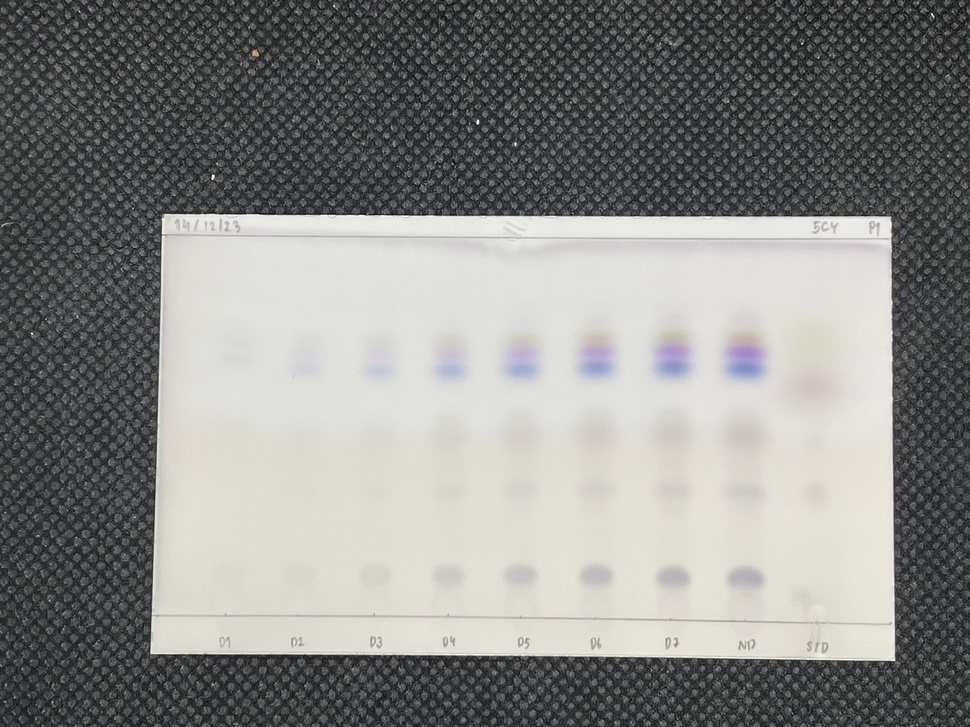
#> input picture data/ingredients/5CY-P1.jpg, 970 x 727 px, shrunk from 1479 x 1109 before the run
$ python -i crop_plate.py   (imports and definitions only)
#> lines starting #> are read from the running program, lines starting #| are printed output that depends on the picture; after the words box and inside, x2 and y2 are one past the last pixel; in counts of white or black regions, pixels touching at a corner belong together
"""
This module contains functions to process TLC paper images by removing the background,
cropping to the region of interest, and applying a perspective transform.
It uses OpenCV for image processing tasks.
"""

from typing import Tuple
import numpy as np
import cv2

def crop_plate(image: np.ndarray, crop: bool = True, transform: bool = True) -> np.ndarray:
    """
    Processes a TLC paper image by removing background and optionally cropping and applying perspective transform.

    Args:
        image (np.ndarray): Input BGR image of the TLC paper.
        crop (bool, optional): Whether to crop the image to the region of interest. Defaults to True.
        transform (bool, optional): Whether to apply a perspective transform. Defaults to True.

    Returns:
        np.ndarray: An image after processing steps (background removed, optionally cropped and transformed).
    """
    result, contour = _remove_background(image)
    if crop:
        result = _crop_to_roi(result, contour)
    if transform:
        result = _apply_perspective_transform(result)
    return result

def _remove_background(image: np.ndarray) -> Tuple[np.ndarray, np.ndarray]:
    """
    Removes the background from the TLC paper image by finding and masking the largest contour.

    Args:
        image (np.ndarray): Input BGR image.

    Returns:
        tuple[np.ndarray, np.ndarray]: A tuple (cleaned_image, contour), where cleaned_image is the masked result,
        and contour is the largest contour found, or None if none are found.
    """
    max_contour = _find_max_contour(image)
    if max_contour is None:
        return image, None
    mask = np.zeros_like(image)
    cv2.drawContours(mask, [max_contour], -1, (255, 255, 255), thickness=cv2.FILLED)
    return cv2.bitwise_and(image, mask), max_contour

def _crop_to_roi(image: np.ndarray, contour: np.ndarray) -> np.ndarray:
    """
    Crops the image to the bounding rectangle of the given contour.

    Args:
        image (np.ndarray): Input BGR image.
        contour (np.ndarray): Contour defining the region of interest.

    Returns:
        np.ndarray: Cropped image if contour is valid; otherwise the original image.
    """
    if contour is None:
        return image
    x, y, w, h = cv2.boundingRect(contour)
    return image[y:y+h, x:x+w]

def _apply_perspective_transform(image: np.ndarray) -> np.ndarray:
    """
    Applies a perspective transform using the largest contour as a reference.

    Args:
        image (np.ndarray): Input BGR image.

    Returns:
        np.ndarray: Warped image after perspective transformation.
    """
    def _order_points(pts: np.ndarray) -> np.ndarray:
        """
        Orders the points of a contour into a consistent top-left, top-right, bottom-right, bottom-left format.

        Args:
            pts (np.ndarray): Array of points from a contour.

        Returns:
            np.ndarray: A 4x2 array of points in the order (top-left, top-right, bottom-right, bottom-left).
        """
        pts = pts.reshape(pts.shape[0], 2)
        rect = np.zeros((4, 2), dtype="float32")
        sum_coord = pts.sum(axis=1)
        rect[0] = pts[np.argmin(sum_coord)]
        rect[2] = pts[np.argmax(sum_coord)]
        diff_coord = np.diff(pts, axis=1)
        rect[1] = pts[np.argmin(diff_coord)]
        rect[3] = pts[np.argmax(diff_coord)]
        return rect

    max_contour = _find_max_contour(image)
    if max_contour is None:
        return image
    rect = top_left, top_right, bottom_right, bottom_left = _order_points(max_contour)
    width_a = np.sqrt(((bottom_right[0] - bottom_left[0]) ** 2) + ((bottom_right[1] - bottom_left[1]) ** 2))
    width_b = np.sqrt(((top_right[0] - top_left[0]) ** 2) + ((top_right[1] - top_left[1]) ** 2))
    max_width = max(int(width_a), int(width_b))

    height_a = np.sqrt(((top_right[0] - bottom_right[0]) ** 2) + ((top_right[1] - bottom_right[1]) ** 2))
    height_b = np.sqrt(((top_left[0] - bottom_left[0]) ** 2) + ((top_left[1] - bottom_left[1]) ** 2))
    max_height = max(int(height_a), int(height_b))

    dst = np.array([
        [0, 0],
        [max_width - 1, 0],
        [max_width - 1, max_height - 1],
        [0, max_height - 1]
    ], dtype="float32")

    matrix = cv2.getPerspectiveTransform(rect, dst)
    warped = cv2.warpPerspective(image, matrix, (max_width, max_height))
    return warped

def _find_max_contour(image: np.ndarray) -> np.ndarray:
    """
    Finds the largest contour in an image by area.

    Args:
        image (np.ndarray): Input BGR image.

    Returns:
        np.ndarray: The largest contour found, or None if no contours are detected.
    """
    gray = cv2.cvtColor(image, cv2.COLOR_BGR2GRAY)
    blurred = cv2.GaussianBlur(gray, (5, 5), 0)
    thresh_img = cv2.threshold(blurred, 0, 255, cv2.THRESH_BINARY + cv2.THRESH_OTSU)[1]
    contours = cv2.findContours(thresh_img, cv2.RETR_EXTERNAL, cv2.CHAIN_APPROX_SIMPLE)[-2]
    return max(contours, key=cv2.contourArea) if contours else None

>>> import cv2
>>> picture = cv2.imread('../../../data/ingredients/5CY-P1.jpg')
#> picture is the input picture: shape (727, 970, 3); mean B, G, R 134.2, 136.7, 136.7
>>> result = crop_plate(picture)
#> in _find_max_contour, `thresh_img = cv2.threshold(blurred, 0, 255, cv2.THRESH_BINARY + cv2.TH..`:
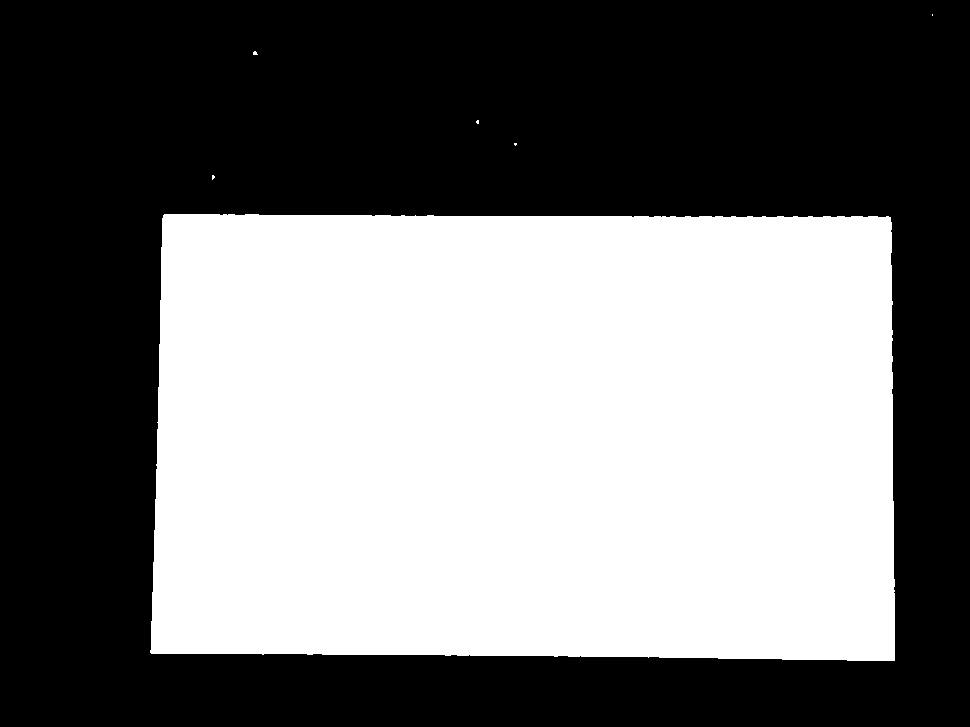
#> thresh_img: shape (727, 970); 46% white; 6 white regions (5 under 20 px)
#> in _find_max_contour, `contours = cv2.findContours(thresh_img, cv2.RETR_EXTERNAL, cv2.CHAIN_A..`: contours = 6 contours, 5 with area under 20; largest, box (x1, y1, x2, y2) and area: (150, 214, 895, 661) 323400
#> in _remove_background, `max_contour = _find_max_contour(image)`: max_contour = contour of 224 points, box (x1, y1, x2, y2) (150, 214, 895, 661), area 323400
#> in crop_plate, `result, contour = _remove_background(image)`:
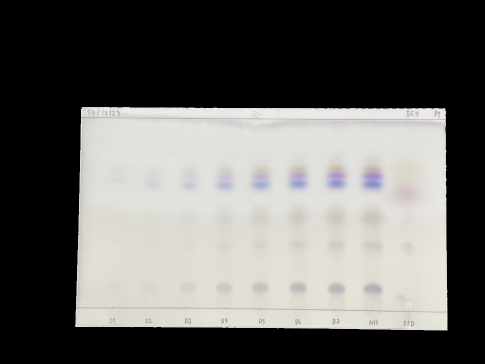
#> result: shape (727, 970, 3) (shown at 1/2 size); mean B, G, R 98.2, 101, 101.8
#> in crop_plate, `result, contour = _remove_background(image)`: contour has the same summary as max_contour in _remove_background
#> in _crop_to_roi, `x, y, w, h = cv2.boundingRect(contour)`: x = 150; y = 214; w = 745; h = 447
#> in _crop_to_roi, `return image[y:y+h, x:x+w]`:
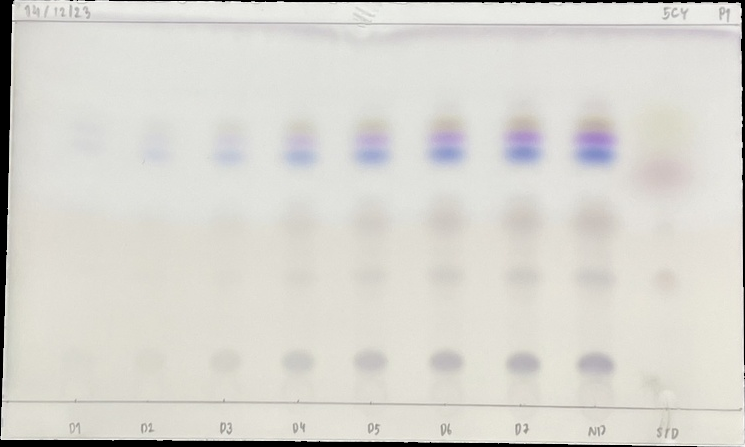
#> returned value: shape (447, 745, 3); mean of channels 0, 1, 2 207.9, 214, 215.6; drawn as B, G, R
#> in _find_max_contour (call 2), `blurred = cv2.GaussianBlur(gray, (5, 5), 0)`:
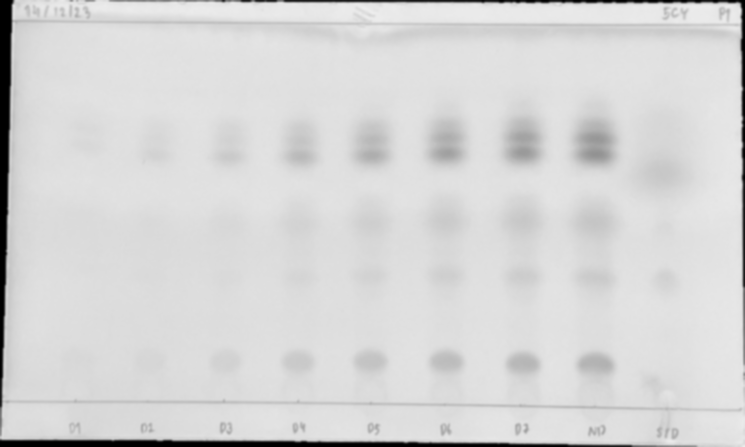
#> blurred: shape (447, 745); min 0, max 237, mean 213.9
#> in _find_max_contour (call 2), `thresh_img = cv2.threshold(blurred, 0, 255, cv2.THRESH_BINARY + cv2.TH..`:
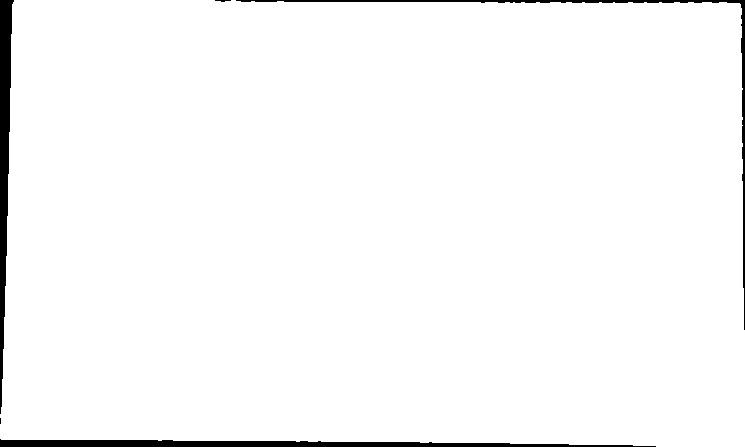
#> thresh_img: shape (447, 745); 97.5% white; 5 black regions (1 under 20 px)
#> in _find_max_contour (call 2), `contours = cv2.findContours(thresh_img, cv2.RETR_EXTERNAL, cv2.CHAIN_A..`: contours = 1 contour; box (x1, y1, x2, y2) and area: (0, 0, 745, 447) 323523
#> in _apply_perspective_transform, `max_contour = _find_max_contour(image)`: max_contour = contour of 197 points, box (x1, y1, x2, y2) (0, 0, 745, 447), area 323523
#> in _order_points, `pts = pts.reshape(pts.shape[0], 2)`: pts = 197 pairs, first value 0 to 744, second value 0 to 446
#> in _order_points, `sum_coord = pts.sum(axis=1)`: sum_coord = 197 values, max 1190 at index 65, min 14 at index 0, mean 590.7
#> in _order_points, `diff_coord = np.diff(pts, axis=1)`: diff_coord = 197 values, max 438 at index 33, min -736 at index 105, mean -317.1
#> in _apply_perspective_transform, `rect = top_left, top_right, bottom_right, bottom_left = _order_points(..`: rect = [[14, 0], [740, 4], [744, 446], [0, 438]]; top_left = [14, 0]; top_right = [740, 4]; bottom_right = [744, 446]; bottom_left = [0, 438]
#> in _apply_perspective_transform, `width_a = np.sqrt(((bottom_right[0] - bottom_left[0]) ** 2) + ((bottom..`: width_a = 744
#> in _apply_perspective_transform, `width_b = np.sqrt(((top_right[0] - top_left[0]) ** 2) + ((top_right[1]..`: width_b = 726
#> in _apply_perspective_transform, `max_width = max(int(width_a), int(width_b))`: max_width = 744
#> in _apply_perspective_transform, `height_a = np.sqrt(((top_right[0] - bottom_right[0]) ** 2) + ((top_rig..`: height_a = 442
#> in _apply_perspective_transform, `height_b = np.sqrt(((top_left[0] - bottom_left[0]) ** 2) + ((top_left[..`: height_b = 438.2
#> in _apply_perspective_transform, `max_height = max(int(height_a), int(height_b))`: max_height = 442
#> in _apply_perspective_transform, `dst = np.array([ [0, 0], [max_width - 1, 0], [max_width - 1, max_heigh..`: dst = [[0, 0], [743, 0], [743, 441], [0, 441]]
#> in _apply_perspective_transform, `matrix = cv2.getPerspectiveTransform(rect, dst)`: matrix = [[1.03, 0.033, -14.45], [-0.00568, 1.03, 0.0796], [1.17e-05, 5.69e-05, 1]]
#> in _apply_perspective_transform, `warped = cv2.warpPerspective(image, matrix, (max_width, max_height))`:
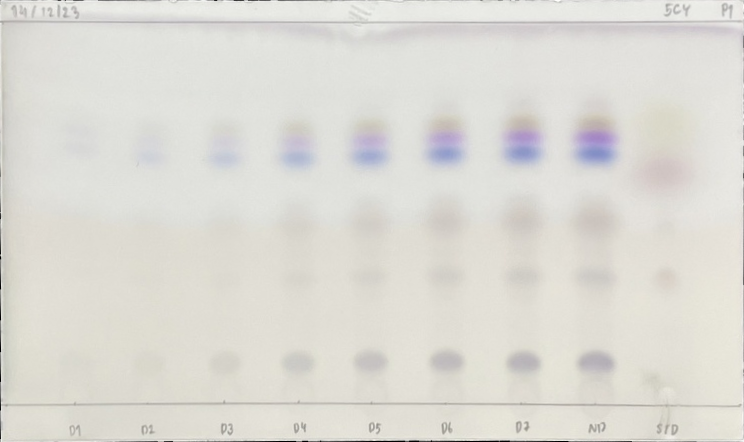
#> warped: shape (442, 744, 3); mean B, G, R 213.1, 219.2, 220.9

$ run again, on data/ingredients/5CY-P2.jpg
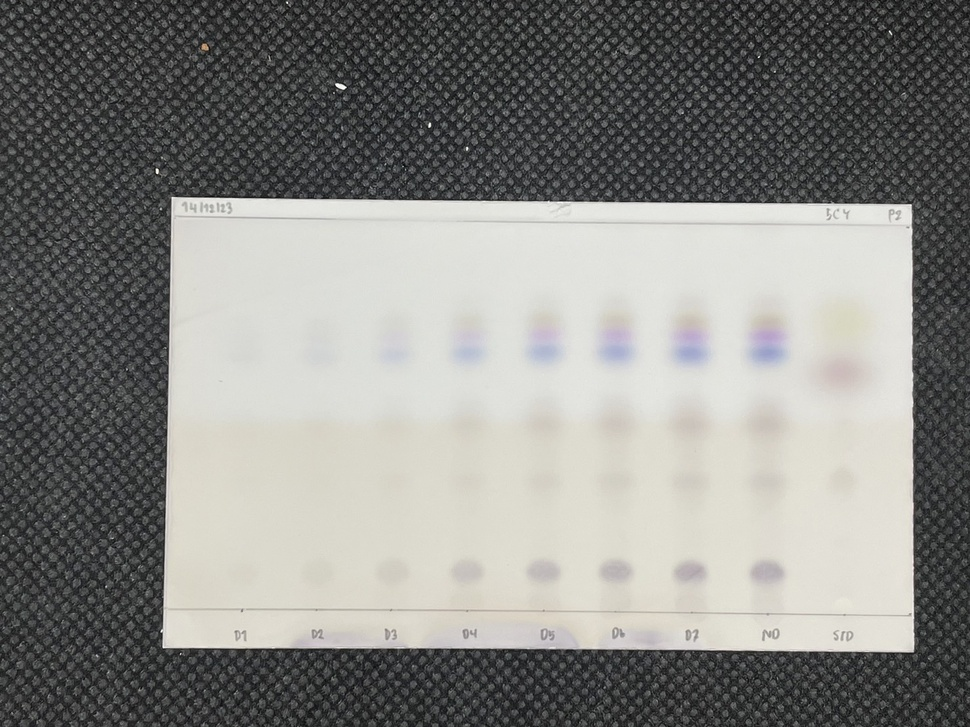
#> input picture data/ingredients/5CY-P2.jpg, 970 x 727 px, shrunk from 1479 x 1109 before the run
#> picture is the input picture: shape (727, 970, 3); mean B, G, R 131.8, 135.3, 135.4
#> in _find_max_contour, `thresh_img = cv2.threshold(blurred, 0, 255, cv2.THRESH_BINARY + cv2.TH..`:
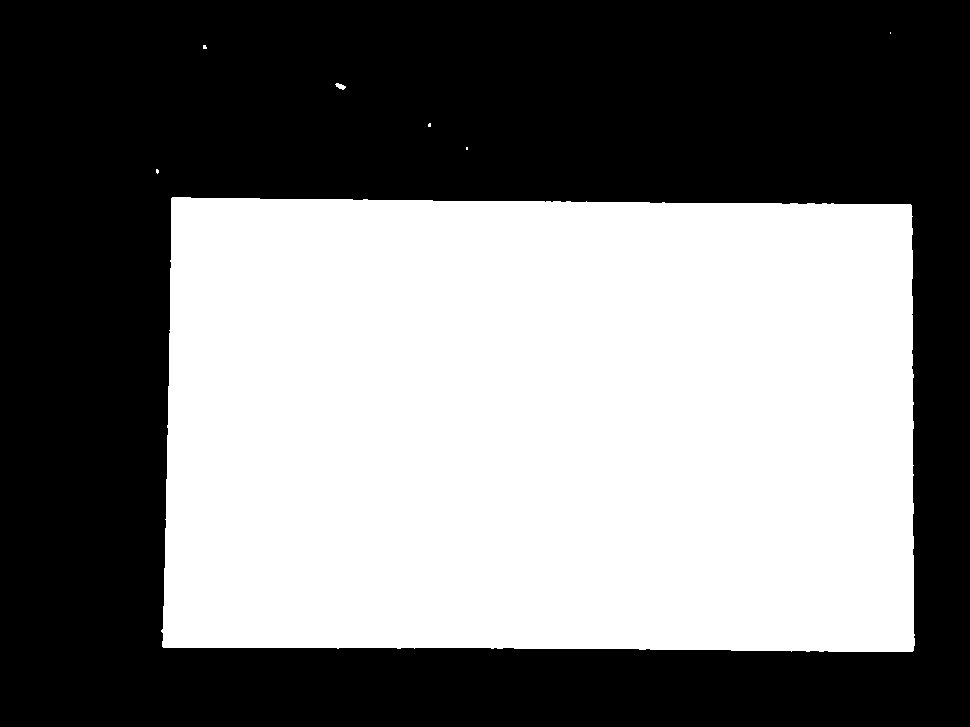
#> thresh_img: shape (727, 970); 47.4% white; 7 white regions (5 under 20 px)
#> contours = 7 contours, 5 with area under 20; largest, box (x1, y1, x2, y2) and area: (161, 197, 915, 652) 332968, (335, 83, 346, 90) 32
#> in _remove_background, `max_contour = _find_max_contour(image)`: max_contour = contour of 199 points, box (x1, y1, x2, y2) (161, 197, 915, 652), area 332968
#> mask: shape (727, 970, 3); 47.4% white; 1 white region, box (x1, y1, x2, y2) and area: (161, 197, 915, 652) 334161
#> contour has the same summary as max_contour in _remove_background
#> x = 161; y = 197; w = 754; h = 455
#> gray: shape (455, 754)
#> blurred: shape (455, 754)
#> thresh_img: shape (455, 754); 97.4% white; 8 black regions (5 under 20 px)
#> contours = 1 contour; box (x1, y1, x2, y2) and area: (0, 0, 754, 455) 333032
#> in _apply_perspective_transform, `max_contour = _find_max_contour(image)`: max_contour = contour of 168 points, box (x1, y1, x2, y2) (0, 0, 754, 455), area 333032
#> pts = 168 pairs, first value 0 to 753, second value 0 to 454
#> sum_coord = 168 values, max 1205 at index 56, min 11 at index 0, mean 701.9
#> diff_coord = 168 values, max 448 at index 28, min -741 at index 122, mean -276.5
#> rect = [[11, 0], [750, 9], [751, 454], [2, 450]]; top_left = [11, 0]; top_right = [750, 9]; bottom_right = [751, 454]; bottom_left = [2, 450]
#> width_a = 749
#> width_b = 739.1
#> max_width = 749
#> height_a = 445
#> height_b = 450.1
#> max_height = 450
#> dst = [[0, 0], [748, 0], [748, 449], [0, 449]]
#> matrix = [[1, 0.02, -11], [-0.0123, 1.01, 0.135], [-1.56e-05, 2.98e-05, 1]]
#> in _apply_perspective_transform, `warped = cv2.warpPerspective(image, matrix, (max_width, max_height))`:
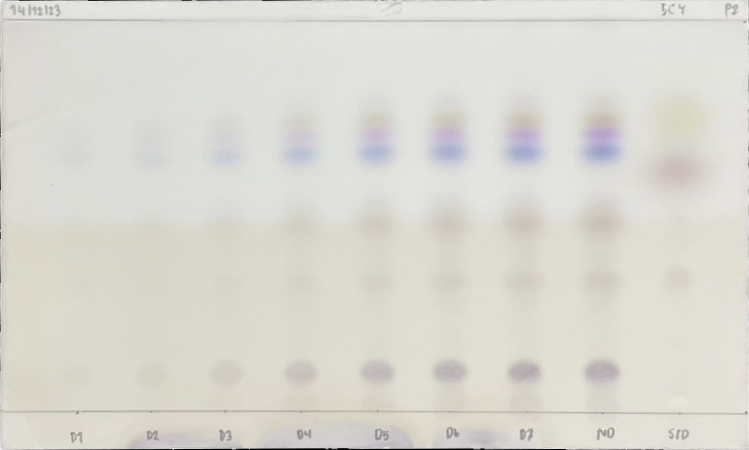
#> warped: shape (450, 749, 3); mean B, G, R 209.9, 217.5, 218.9
